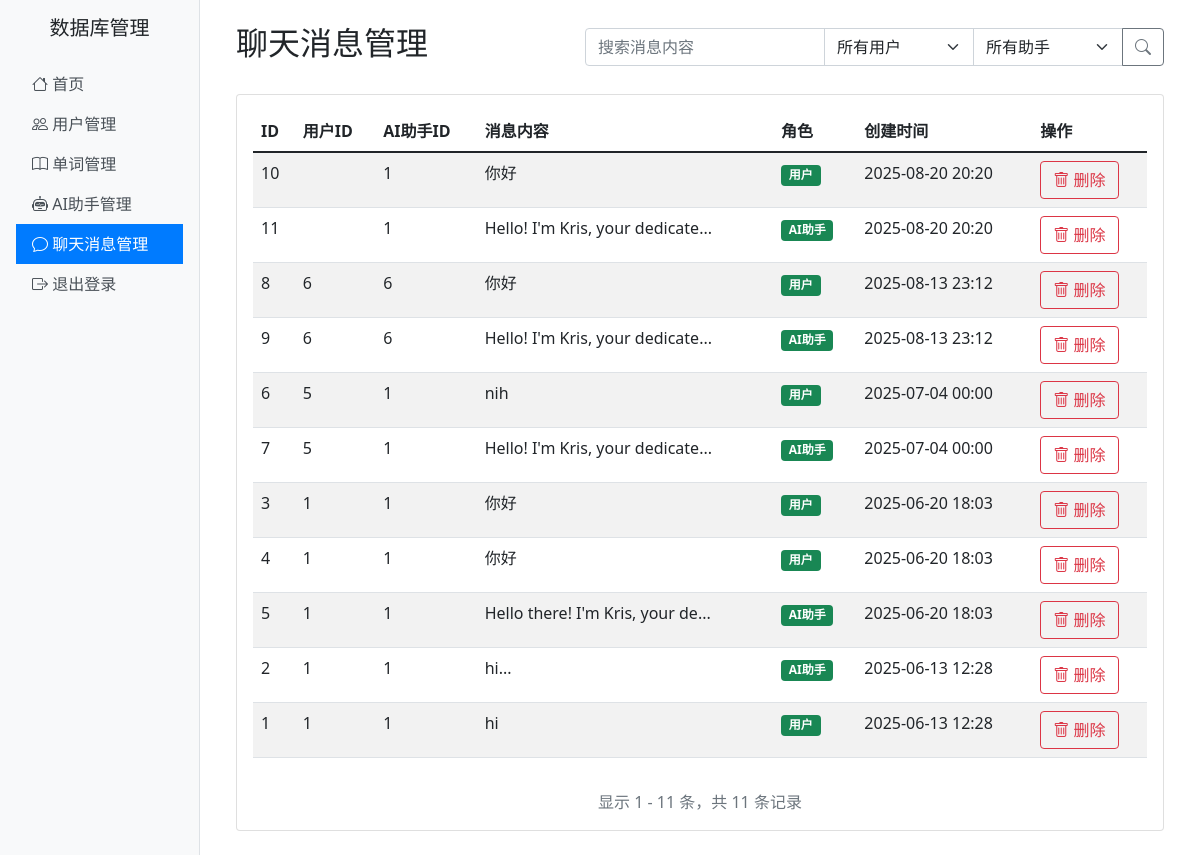
/admin/chat_messages (signed in), run on an earlier commit of the app's database.
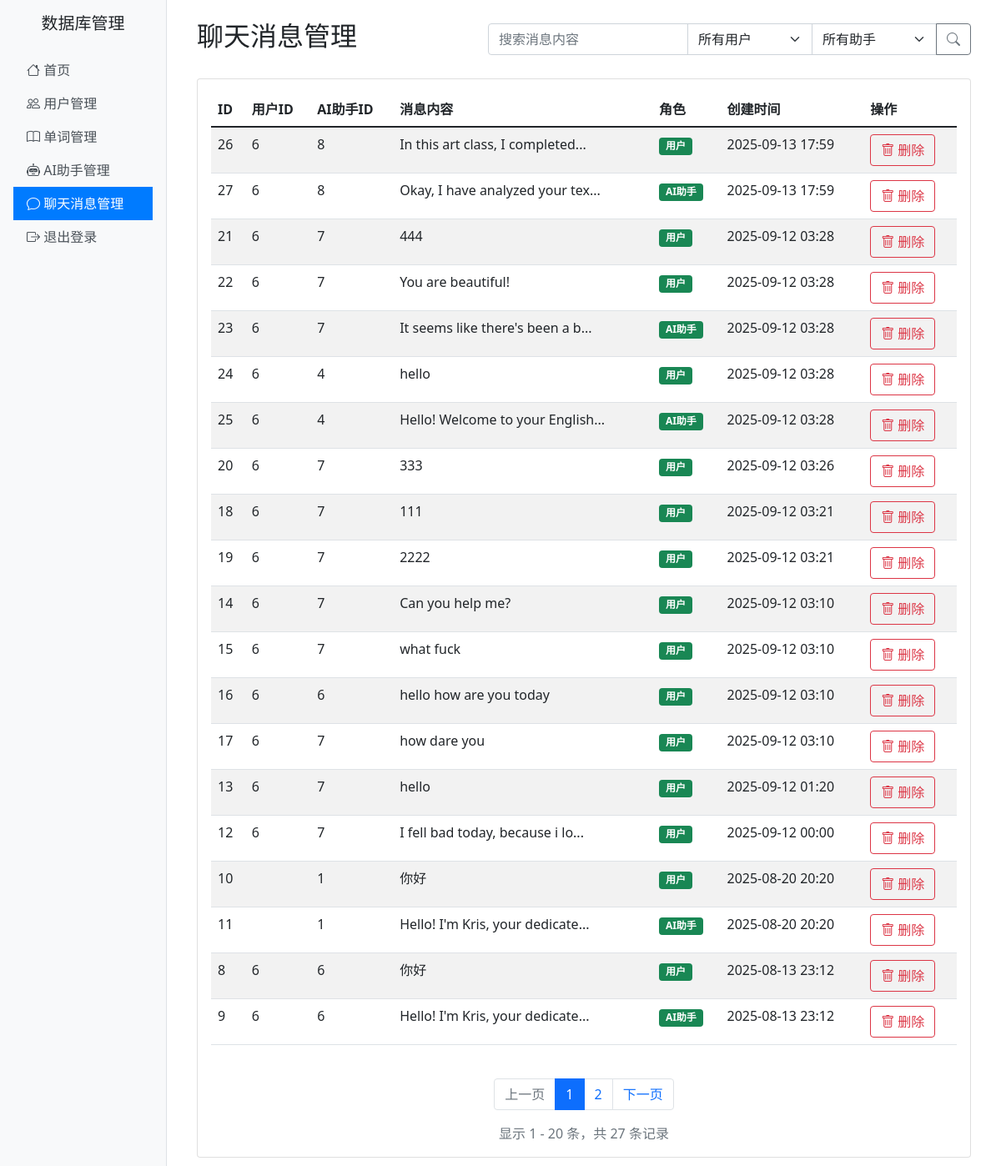
And on a later commit of the database.
### sql_alchemy.py (models this page shows)
class ChatMessage(db.Model):
    __tablename__ = 'chat_messages'
    message_id = db.Column(db.Integer, primary_key=True)
    user_id = db.Column(db.Integer, db.ForeignKey('user.user_id'), nullable=False)
    agent_id = db.Column(db.Integer, db.ForeignKey('ai_agent.agent_id'), nullable=False)
    sender_type = db.Column(db.String(10), nullable=False)  # 'user' or 'agent'
    content = db.Column(db.Text, nullable=False)
    tokens = db.Column(db.Integer, default=0)
    created_at = db.Column(db.DateTime, default=datetime.now())

### views/admin/__init__.py (the view)
@admin_bp.route('/chat_messages')
@login_required
def list_chat_messages():
    page = request.args.get('page', 1, type=int)
    per_page = request.args.get('per_page', 20, type=int)
    search = request.args.get('search', '')
    user_id = request.args.get('user_id', type=int)
    agent_id = request.args.get('agent_id', type=int)
    query = ChatMessage.query
    if search:
        query = query.filter(ChatMessage.content.ilike(f'%{search}%'))
    if user_id:
        query = query.filter(ChatMessage.user_id == user_id)
    if agent_id:
        query = query.filter(ChatMessage.agent_id == agent_id)
    chat_messages = query.order_by(ChatMessage.created_at.desc()).paginate(
        page=page, per_page=per_page, error_out=False
    )
    users = User.query.with_entities(User.user_id, User.username).all()
    agents = AIAgent.query.with_entities(AIAgent.agent_id, AIAgent.name).all()
    return render_template('admin/chat_messages/list.html',
                         chat_messages=chat_messages,
                         search=search,
                         user_id=user_id,
                         agent_id=agent_id,
                         users=users,
                         agents=agents)

### views/admin/__init__.py (called while the page is built)
def login_required(f):
    from functools import wraps
    @wraps(f)
    def decorated_function(*args, **kwargs):
        if 'admin_logged_in' not in session:
            return redirect(url_for('admin.login'))
        return f(*args, **kwargs)
    return decorated_function

### views/admin/templates/admin/chat_messages/list.html (shortened to what the changed rows need)
{% extends "admin/base.html" %}
{% block content %}
<div class="d-flex justify-content-between align-items-center mb-4">
    <h2>聊天消息管理</h2>
</div>
<div class="card">
    <div class="card-body">
        <div class="table-responsive">
            <table class="table table-striped">
                <thead>
                    <tr>
                        <th>ID</th>
                        <th>用户ID</th>
                        <th>AI助手ID</th>
                        <th>消息内容</th>
                        <th>角色</th>
                        <th>创建时间</th>
                        <th>操作</th>
                    </tr>
                </thead>
                <tbody>
                    {% for message in chat_messages %}
                    <tr>
                        <td>{{ message.message_id }}</td>
                        <td>{{ message.user_id }}</td>
                        <td>{{ message.agent_id }}</td>
                        <td>{{ message.content[:30] }}{% if message.content|length > 30 %}...{% endif %}</td>
                        <td>
                            <span class="badge bg-{{ 'info' if message.role == 'user' else 'success' }}">
                                {{ '用户' if message.sender_type == 'user' else 'AI助手' }}
                            </span>
                        </td>
                        <td>{{ message.created_at.strftime('%Y-%m-%d %H:%M') }}</td>
                        <td>
                            <div class="btn-group btn-group-sm">
                                <form method="POST" action="{{ url_for('admin.delete_chat_message', message_id=message.message_id) }}" onsubmit="return confirm('确定要删除这条聊天消息吗？');">
                                    <button type="submit" class="btn btn-outline-danger">
                                        <i class="bi bi-trash"></i> 删除
                                    </button>
                                </form>
                            </div>
                        </td>
                    </tr>
                    {% endfor %}
                </tbody>
            </table>
        </div>
        {% if chat_messages.pages > 1 %}
        <nav aria-label="Page navigation" class="mt-4">
            <ul class="pagination justify-content-center">
                {% if chat_messages.has_prev %}
                <li class="page-item">
                    <a class="page-link" href="{{ url_for('admin.list_chat_messages', page=chat_messages.prev_num, per_page=chat_messages.per_page) }}">上一页</a>
                </li>
                {% else %}
                <li class="page-item disabled">
                    <span class="page-link">上一页</span>
                </li>
                {% endif %}
                {% for page_num in chat_messages.iter_pages(left_edge=2, right_edge=2, left_current=2, right_current=2) %}
                    {% if page_num %}
                        {% if page_num == chat_messages.page %}
                        <li class="page-item active">
                            <span class="page-link">{{ page_num }}</span>
                        </li>
                        {% else %}
                        <li class="page-item">
                            <a class="page-link" href="{{ url_for('admin.list_chat_messages', page=page_num, per_page=chat_messages.per_page) }}">{{ page_num }}</a>
                        </li>
                        {% endif %}
                    {% else %}
                        <li class="page-item disabled">
                            <span class="page-link">...</span>
                        </li>
                    {% endif %}
                {% endfor %}
                {% if chat_messages.has_next %}
                <li class="page-item">
                    <a class="page-link" href="{{ url_for('admin.list_chat_messages', page=chat_messages.next_num, per_page=chat_messages.per_page) }}">下一页</a>
                </li>
                {% else %}
                <li class="page-item disabled">
                    <span class="page-link">下一页</span>
                </li>
                {% endif %}
            </ul>
        </nav>
        {% endif %}
        <div class="mt-3 text-center text-muted">
            显示 {{ chat_messages.first }} - {{ chat_messages.last }} 条，共 {{ chat_messages.total }} 条记录
        </div>
    </div>
</div>
{% endblock %}

What changed in the data, as far as the page shows it:
no longer on this page (row unchanged): ChatMessage: message_id "6", user_id "5", agent_id "1", content "nih", sender_type "用户", created_at "2025-07-04 00:00"
no longer on this page (row unchanged): ChatMessage: message_id "7", user_id "5", agent_id "1", content "Hello! I'm Kris, your dedicate", sender_type "AI助手", created_at "2025-07-04 00:00"
no longer on this page (row unchanged): ChatMessage: message_id "3", user_id "1", agent_id "1", content "你好", sender_type "用户", created_at "2025-06-20 18:03"
no longer on this page (row unchanged): ChatMessage: message_id "4", user_id "1", agent_id "1", content "你好", sender_type "用户", created_at "2025-06-20 18:03"
no longer on this page (row unchanged): ChatMessage: message_id "5", user_id "1", agent_id "1", content "Hello there! I'm Kris, your de", sender_type "AI助手", created_at "2025-06-20 18:03"
no longer on this page (row unchanged): ChatMessage: message_id "2", user_id "1", agent_id "1", content "hi...", sender_type "AI助手", created_at "2025-06-13 12:28"
no longer on this page (row unchanged): ChatMessage: message_id "1", user_id "1", agent_id "1", content "hi", sender_type "用户", created_at "2025-06-13 12:28"
added ChatMessage: message_id "26", user_id "6", agent_id "8", content "In this art class, I completed", sender_type "用户", created_at "2025-09-13 17:59"
added ChatMessage: message_id "27", user_id "6", agent_id "8", content "Okay, I have analyzed your tex", sender_type "AI助手", created_at "2025-09-13 17:59"
added ChatMessage: message_id "21", user_id "6", agent_id "7", content "444", sender_type "用户", created_at "2025-09-12 03:28"
added ChatMessage: message_id "22", user_id "6", agent_id "7", content "You are beautiful!", sender_type "用户", created_at "2025-09-12 03:28"
added ChatMessage: message_id "23", user_id "6", agent_id "7", content "It seems like there's been a b", sender_type "AI助手", created_at "2025-09-12 03:28"
added ChatMessage: message_id "24", user_id "6", agent_id "4", content "hello", sender_type "用户", created_at "2025-09-12 03:28"
added ChatMessage: message_id "25", user_id "6", agent_id "4", content "Hello! Welcome to your English", sender_type "AI助手", created_at "2025-09-12 03:28"
added ChatMessage: message_id "20", user_id "6", agent_id "7", content "333", sender_type "用户", created_at "2025-09-12 03:26"
added ChatMessage: message_id "18", user_id "6", agent_id "7", content "111", sender_type "用户", created_at "2025-09-12 03:21"
added ChatMessage: message_id "19", user_id "6", agent_id "7", content "2222", sender_type "用户", created_at "2025-09-12 03:21"
added ChatMessage: message_id "14", user_id "6", agent_id "7", content "Can you help me?", sender_type "用户", created_at "2025-09-12 03:10"
added ChatMessage: message_id "15", user_id "6", agent_id "7", content "what fuck", sender_type "用户", created_at "2025-09-12 03:10"
added ChatMessage: message_id "16", user_id "6", agent_id "6", content "hello how are you today", sender_type "用户", created_at "2025-09-12 03:10"
added ChatMessage: message_id "17", user_id "6", agent_id "7", content "how dare you", sender_type "用户", created_at "2025-09-12 03:10"
added ChatMessage: message_id "13", user_id "6", agent_id "7", content "hello", sender_type "用户", created_at "2025-09-12 01:20"
added ChatMessage: message_id "12", user_id "6", agent_id "7", content "I fell bad today, because i lo", sender_type "用户", created_at "2025-09-12 00:00"
Also different on the page:
{{ chat_messages.last }}: "11" → "20"
{{ chat_messages.total }}: "11" → "27"
text now shown: "上一页 下一页"
new list line: "1"
new list line: "2"
